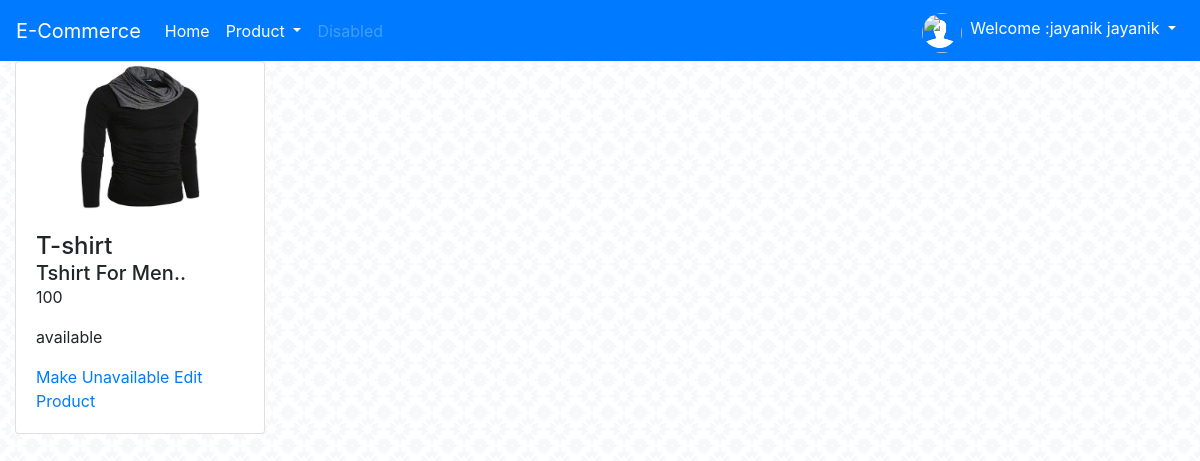
Page /product_details/11/ (signed in) on the committed database.
### app1/models.py (models this page shows, shortened)
class Product(models.Model):
    CHOICES=(
        ("fashion",'fashion'),
        ("electronic",'electronic'),
        ("mobile",'mobile'),
    )
    user=models.ForeignKey(Registration,on_delete=models.CASCADE)
    product_category=models.CharField(max_length=200,choices=CHOICES,default="")
    product_name=models.CharField(max_length=100)
    product_price=models.CharField(max_length=100)
    product_desc=models.TextField()
    product_image=models.ImageField(upload_to='images/',default='images/user.png')
    product_stock=models.CharField(max_length=100,default="available")

### app1/views.py (the view)
# urls.py: path('product_details/<int:pk>/',views.product_details,name='product_details'),
def product_details(request,pk):
    product=Product.objects.get(pk=pk)
    return render(request,'product_details.html',{'product':product})

### app1/templates/product_details.html (shortened to what this page needs)
{% extends 'seller_header.html'%}
{% block content %}
    <div class="row">
       <div id="box" class="col-sm-3">
           <div class="container">
                 <div class="card" style="width:250px">
                   <img class="card-img-top" src="{{product.product_image.url}}" alt="Card image" width=250px height=250px>
                       <div class="card-body">
                             <h4 class="card-title">{{product.product_name}}</h4>
                             <h5 class="card-title">{{product.product_desc}}</h5>
                             <p class="card-text">{{product.product_price}}</p>
                             <p class="card-text">{{product.product_stock}}</p>
                             {% if product.product_stock == 'available' %}
                                <a href="{% url 'product_unavailable' pk=product.pk %}">Make Unavailable</a>
                             {% else %}
                                <a href="{% url 'product_unavailable' pk=product.pk %}">Make Available</a>
                             {% endif %}
                             <a href="{% url 'edit_product' pk=product.pk %}">Edit Product</a>
                       </div>
                 </div>
           </div>
       </div>
   </div>
{% endblock %}

### app1/static/css/style.css (style rules this page uses)
body { background-image: url(../img/bgflower.png); background-repeat: repeat; background-attachment: fixed; }
.card-img-top { height: 150px; width: 150px; margin: auto; }
.card-title { margin: 0; }

### rows in the picture
Product: product_image (picture), product_name "T-shirt", product_desc "Tshirt For Men..", product_price "100", product_stock "available"

### other values in the picture
{{ request.session.fname }} "jayanik"
{{ request.session.lname }} "jayanik"
